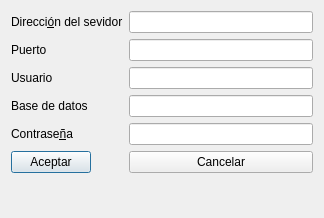
<?xml version="1.0" encoding="UTF-8"?>
<ui version="4.0">
 <class>ConfigBase</class>
 <widget class="QDialog" name="ConfigBase">
  <property name="geometry">
   <rect>
    <x>0</x>
    <y>0</y>
    <width>324</width>
    <height>218</height>
   </rect>
  </property>
  <property name="windowTitle">
   <string>Configuración base de datos</string>
  </property>
  <layout class="QFormLayout" name="formLayout">
   <item row="0" column="0">
    <widget class="QLabel" name="label">
     <property name="text">
      <string>Direcci&amp;ón del sevidor</string>
     </property>
     <property name="buddy">
      <cstring>lineEditDireccion</cstring>
     </property>
    </widget>
   </item>
   <item row="0" column="1">
    <widget class="QLineEdit" name="lineEditDireccion"/>
   </item>
   <item row="1" column="0">
    <widget class="QLabel" name="label_2">
     <property name="text">
      <string>Puerto</string>
     </property>
     <property name="buddy">
      <cstring>lineEditPuerto</cstring>
     </property>
    </widget>
   </item>
   <item row="1" column="1">
    <widget class="QLineEdit" name="lineEditPuerto"/>
   </item>
   <item row="2" column="0">
    <widget class="QLabel" name="label_3">
     <property name="text">
      <string>Usuario</string>
     </property>
     <property name="buddy">
      <cstring>lineEditUsuario</cstring>
     </property>
    </widget>
   </item>
   <item row="2" column="1">
    <widget class="QLineEdit" name="lineEditUsuario"/>
   </item>
   <item row="4" column="0">
    <widget class="QLabel" name="label_4">
     <property name="text">
      <string>Contrase&amp;ña</string>
     </property>
     <property name="buddy">
      <cstring>lineEditClave</cstring>
     </property>
    </widget>
   </item>
   <item row="4" column="1">
    <widget class="QLineEdit" name="lineEditClave">
     <property name="echoMode">
      <enum>QLineEdit::Password</enum>
     </property>
    </widget>
   </item>
   <item row="5" column="0">
    <widget class="QPushButton" name="pushButton">
     <property name="text">
      <string>Aceptar</string>
     </property>
    </widget>
   </item>
   <item row="5" column="1">
    <widget class="QPushButton" name="pushButton_2">
     <property name="text">
      <string>Cancelar</string>
     </property>
    </widget>
   </item>
   <item row="3" column="0">
    <widget class="QLabel" name="label_5">
     <property name="text">
      <string>Base de datos</string>
     </property>
    </widget>
   </item>
   <item row="3" column="1">
    <widget class="QLineEdit" name="lineEditBaseDatos"/>
   </item>
  </layout>
 </widget>
 <resources/>
 <connections/>
</ui>
